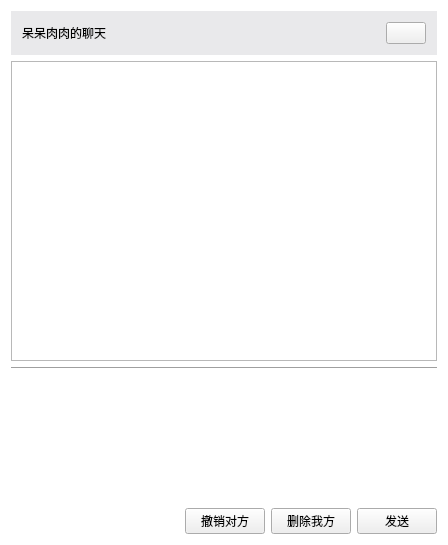
<?xml version="1.0" encoding="UTF-8"?>
<ui version="4.0">
 <class>Cos_GroupChat</class>
 <widget class="QWidget" name="Cos_GroupChat">
  <property name="geometry">
   <rect>
    <x>0</x>
    <y>0</y>
    <width>448</width>
    <height>545</height>
   </rect>
  </property>
  <property name="windowTitle">
   <string>Cos_GroupChat</string>
  </property>
  <property name="styleSheet">
   <string notr="true">#m_title{
	background-color: rgb(233,233,235);
}
#Cos_GroupChat{
	
	background-color: rgb(255, 255, 255);
}
#m_pframe1{
	background-color: rgb(255, 255, 255);
}
#m_label_title{
	
	font: 12pt &quot;黑体&quot;;
}
#m_widget_bottom{  
	border-style: solid;
  border-width: 2px;
  border-color: rgb(233,233,235);
}
#m_textEdit_send{
	border:0px;
}
#m_Btn_close{
	
	border-image: url(:/NewCos/Resources/close.png);
}</string>
  </property>
  <layout class="QGridLayout" name="gridLayout">
   <item row="0" column="0">
    <layout class="QVBoxLayout" name="verticalLayout">
     <property name="spacing">
      <number>6</number>
     </property>
     <item>
      <widget class="QWidget" name="m_title" native="true">
       <layout class="QHBoxLayout" name="horizontalLayout">
        <item>
         <widget class="QLabel" name="m_label_title">
          <property name="text">
           <string>呆呆肉肉的聊天</string>
          </property>
         </widget>
        </item>
        <item>
         <spacer name="horizontalSpacer">
          <property name="orientation">
           <enum>Qt::Horizontal</enum>
          </property>
          <property name="sizeHint" stdset="0">
           <size>
            <width>283</width>
            <height>20</height>
           </size>
          </property>
         </spacer>
        </item>
        <item>
         <widget class="QPushButton" name="m_Btn_close">
          <property name="text">
           <string/>
          </property>
         </widget>
        </item>
       </layout>
      </widget>
     </item>
     <item>
      <widget class="QFrame" name="m_pframe">
       <property name="minimumSize">
        <size>
         <width>0</width>
         <height>300</height>
        </size>
       </property>
       <property name="frameShape">
        <enum>QFrame::StyledPanel</enum>
       </property>
       <property name="frameShadow">
        <enum>QFrame::Raised</enum>
       </property>
      </widget>
     </item>
     <item>
      <widget class="Line" name="line">
       <property name="orientation">
        <enum>Qt::Horizontal</enum>
       </property>
      </widget>
     </item>
     <item>
      <widget class="QTextEdit" name="m_textEdit_send"/>
     </item>
     <item>
      <layout class="QHBoxLayout" name="horizontalLayout_2">
       <item>
        <spacer name="horizontalSpacer_2">
         <property name="orientation">
          <enum>Qt::Horizontal</enum>
         </property>
         <property name="sizeHint" stdset="0">
          <size>
           <width>40</width>
           <height>20</height>
          </size>
         </property>
        </spacer>
       </item>
       <item>
        <widget class="QPushButton" name="pushButton">
         <property name="text">
          <string>撤销对方</string>
         </property>
        </widget>
       </item>
       <item>
        <widget class="QPushButton" name="pushButton_2">
         <property name="text">
          <string>删除我方</string>
         </property>
        </widget>
       </item>
       <item>
        <widget class="QPushButton" name="m_Btn_Send">
         <property name="text">
          <string>发送</string>
         </property>
        </widget>
       </item>
      </layout>
     </item>
    </layout>
   </item>
  </layout>
 </widget>
 <layoutdefault spacing="6" margin="11"/>
 <resources/>
 <connections/>
</ui>
